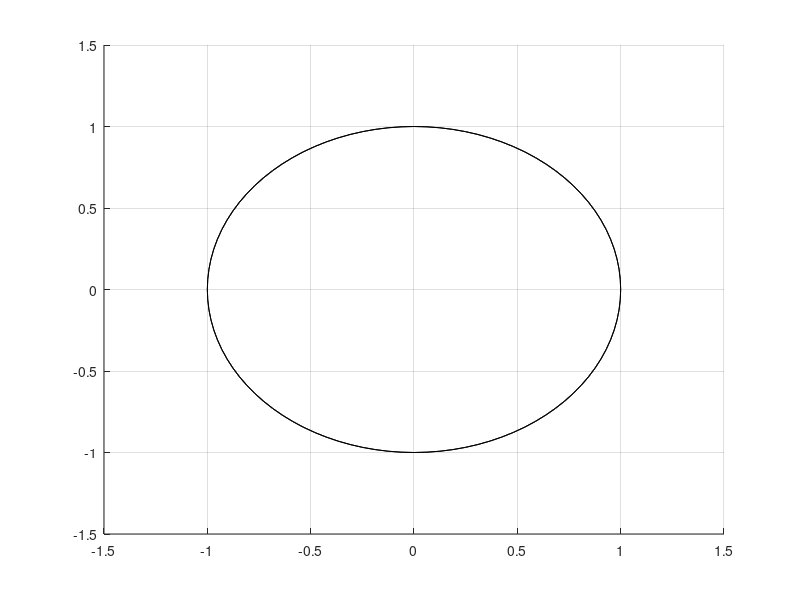

The MATLAB source for this figure: (Note: this script raises an error after producing the figure.)
clear all;
close all;
%Define the axis
axs=axes('XLim',[-1.5 1.5],'YLim',[-1.5 1.5],'ZLim',[-1.5 1.5]);
view(3)
grid on;
% Create an empty transformation referred
% to the axis just created
t = hgtransform('Parent',axs);
%Create a cylinder
[x,y,z] = cylinder([1,1],100);

h = surface(x,y,z,'FaceColor','red');
%Associate the cylinder with the
%transformation object
set(h, 'Parent',t);
%Wait for a key to be pressed
pause
%create a rotation matrix
Rz = makehgtform('xrotate',2*pi/3);
%apply to the transformation object and to its children
set (t,'Matrix',Rz);
%Update the children objects
drawnow;
